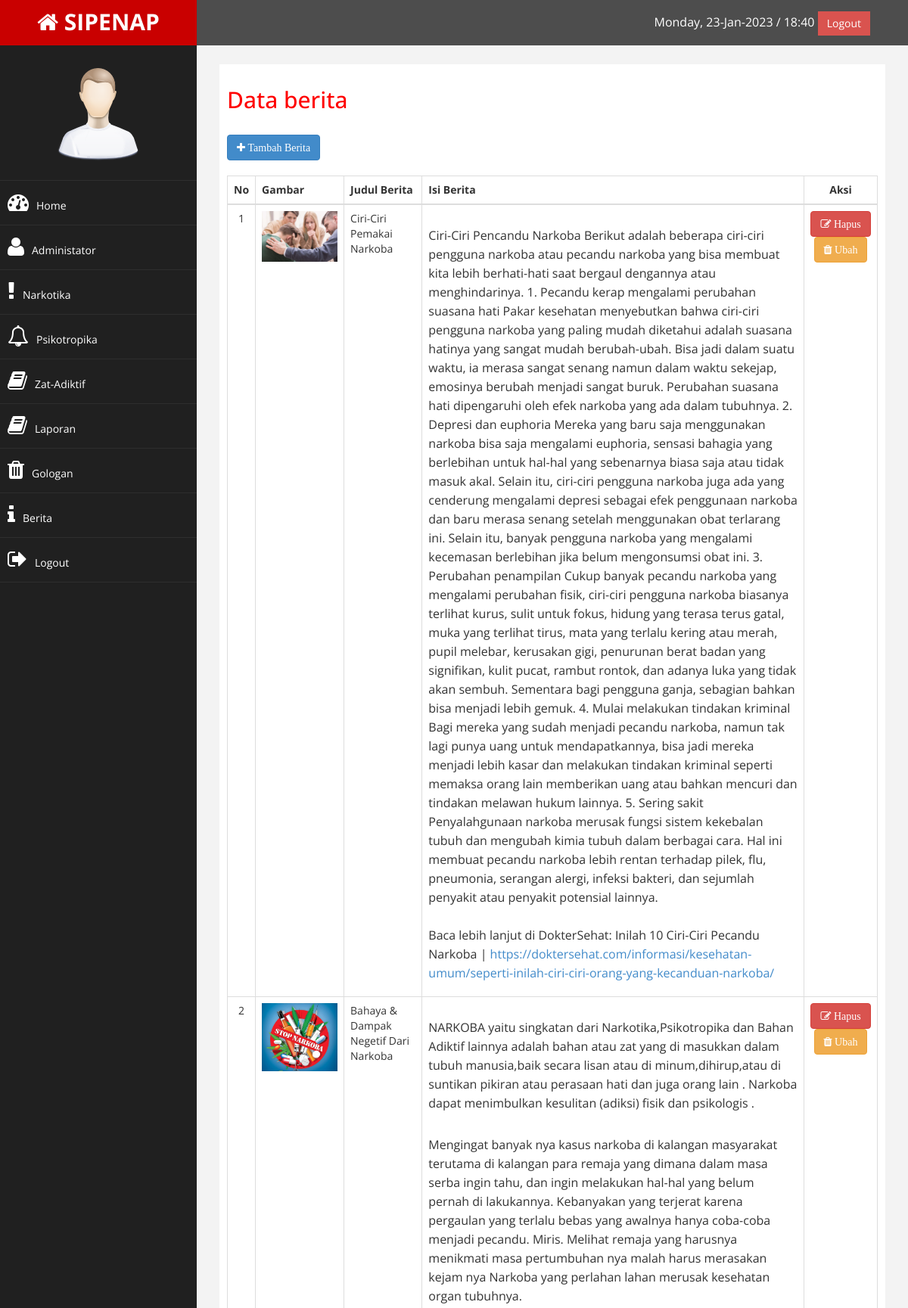
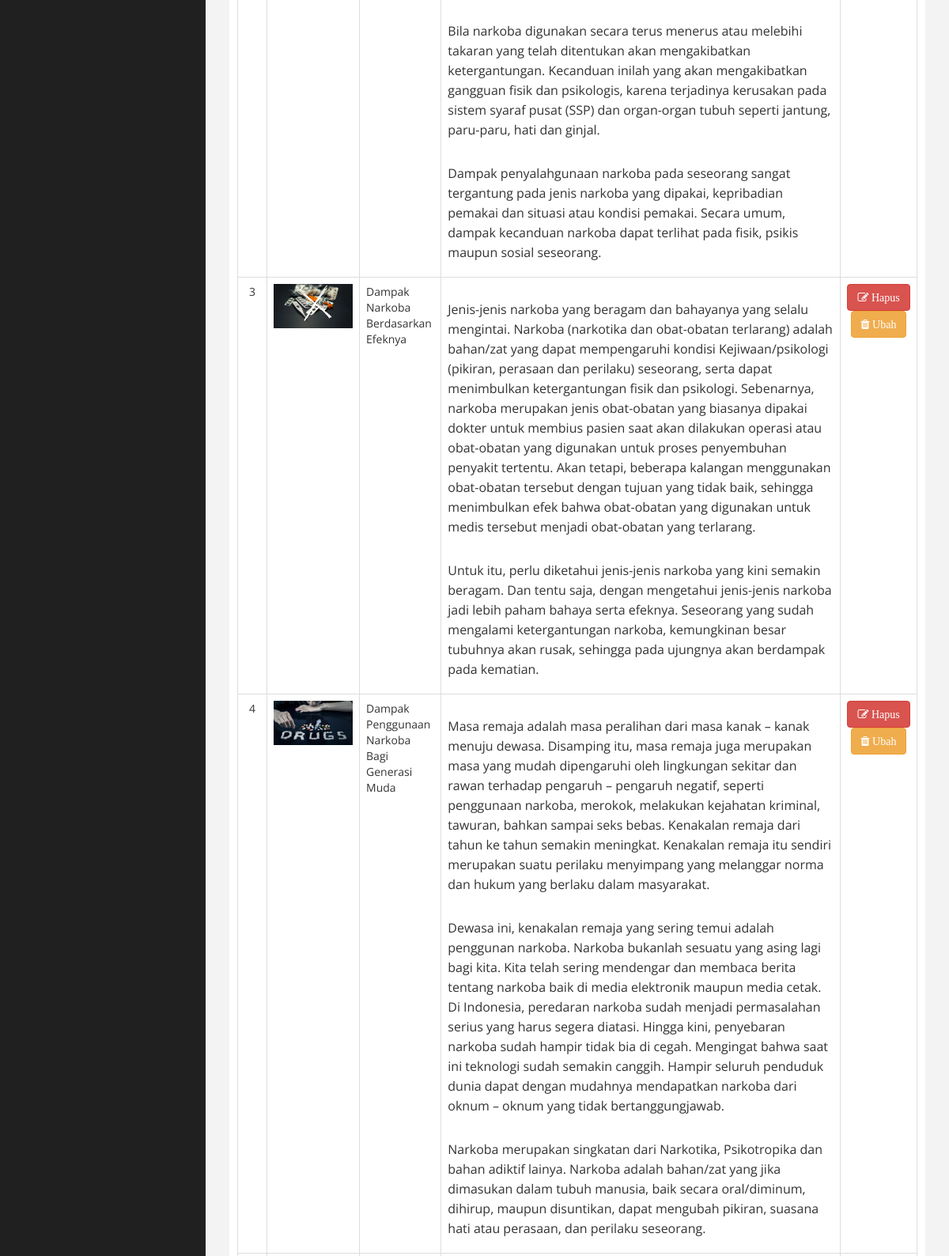
Page /admin/index.php?halaman=berita (signed in, upper part) on the committed database (2 pictures, top to bottom).
### tables this page shows
CREATE TABLE `berita` (
  `id_berita` int(11) NOT NULL,
  `judul` varchar(255) NOT NULL,
  `isi_berita` text NOT NULL,
  `gambar` text NOT NULL
);

### admin/berita/berita.php (the view)
<h2>Data berita</h2><br>
<a href="index.php?halaman=tambah_berita" class="btn btn-primary"><i class="fa fa-plus"> Tambah Berita</i></a></a><br><br>
<table class="table table-bordered">
  <thead>
    <tr>
      <th class="text-center">No</th>
      <th>Gambar</th>
      <th>Judul Berita</th>
      <th>Isi Berita</th>
      <th class="text-center">Aksi</th>
    </tr>
  </thead>
  <tbody>
    <?php $nomor = 1; ?>
    <?php $ambil = $koneksi->query("SELECT * FROM berita"); ?>
    <?php while($pecah = $ambil->fetch_assoc()) { ?>
      <tr>
        <td class="text-center"><?php echo $nomor; ?></td>
        <td><img src="../images/<?php echo $pecah["gambar"]; ?>" width="100"></td>
        <td><?php echo $pecah["judul"]; ?></td>
        <td><?php echo $pecah["isi_berita"]; ?></td>
        <td class="text-center">
          <a onclick="return confirm('Yakin Hapus Data ini?')" href="index.php?halaman=hapus_berita&id=<?php echo $pecah['id_berita']; ?>" class="btn btn-danger"><i class="fa fa-edit"> Hapus</i></a>
          <a href="index.php?halaman=ubah_berita&id=<?php echo $pecah['id_berita']; ?>" class="btn btn-warning"> <i class="fa fa-trash"> Ubah</i></a>
        </td>
      </tr>
    <?php $nomor++; ?>
    <?php } ?>
  </tbody>
</table>

### admin/assets/css/custom.css (style rules this page uses)
body { font-family: 'Open Sans', sans-serif; }
.text-center { text-align:center; }
h2 { color: #f00; }
p { font-size:16px; line-height:25px; padding-top:20px; }

### rows in the picture
berita: gambar (picture), judul "Ciri-Ciri Pemakai Narkoba", isi_berita "Ciri-Ciri Pencandu Narkoba Berikut adalah beberapa ciri-ciri pengguna narkoba atau pecandu narkoba yang bisa membuat kita lebih berhati-hati saat bergaul dengannya atau menghindarinya. 1. Pecandu kerap mengalami perubahan suasana hati Pakar kesehatan menyebutkan bahwa ciri-ciri pengguna narkoba yang paling mudah diketahui adalah suasana hatinya yang sangat mudah berubah-ubah. Bisa jadi dalam suatu waktu, ia merasa sangat senang namun dalam waktu sekejap, emosinya berubah menjadi sangat buruk. Perubahan suasana hati dipengaruhi oleh efek narkoba yang ada dalam tubuhnya. 2. Depresi dan euphoria Mereka yang baru saja menggunakan narkoba bisa saja mengalami euphoria, sensasi bahagia yang…"
berita: gambar (picture), judul "Bahaya & Dampak Negetif Dari Narkoba", isi_berita "NARKOBA yaitu singkatan dari Narkotika,Psikotropika dan Bahan Adiktif lainnya adalah bahan atau zat yang di masukkan dalam tubuh manusia,baik secara lisan atau di minum,dihirup,atau di suntikan pikiran atau perasaan hati dan juga orang lain . Narkoba dapat menimbulkan kesulitan (adiksi) fisik dan psikologis . Mengingat banyak nya kasus narkoba di kalangan masyarakat terutama di kalangan para remaja yang dimana dalam masa serba ingin tahu, dan ingin melakukan hal-hal yang belum pernah di lakukannya. Kebanyakan yang terjerat karena pergaulan yang terlalu bebas yang awalnya hanya coba-coba menjadi pecandu. Miris. Melihat remaja yang harusnya menikmati masa pertumbuhan nya malah harus merasakan…"
berita: gambar (picture), judul "Dampak Narkoba Berdasarkan Efeknya", isi_berita "Jenis-jenis narkoba yang beragam dan bahayanya yang selalu mengintai. Narkoba (narkotika dan obat-obatan terlarang) adalah bahan/zat yang dapat mempengaruhi kondisi Kejiwaan/psikologi (pikiran, perasaan dan perilaku) seseorang, serta dapat menimbulkan ketergantungan fisik dan psikologi. Sebenarnya, narkoba merupakan jenis obat-obatan yang biasanya dipakai dokter untuk membius pasien saat akan dilakukan operasi atau obat-obatan yang digunakan untuk proses penyembuhan penyakit tertentu. Akan tetapi, beberapa kalangan menggunakan obat-obatan tersebut dengan tujuan yang tidak baik, sehingga menimbulkan efek bahwa obat-obatan yang digunakan untuk medis tersebut menjadi obat-obatan yang…"
berita: gambar (picture), judul "Dampak Penggunaan Narkoba Bagi Generasi Muda", isi_berita "Masa remaja adalah masa peralihan dari masa kanak – kanak menuju dewasa. Disamping itu, masa remaja juga merupakan masa yang mudah dipengaruhi oleh lingkungan sekitar dan rawan terhadap pengaruh – pengaruh negatif, seperti penggunaan narkoba, merokok, melakukan kejahatan kriminal, tawuran, bahkan sampai seks bebas. Kenakalan remaja dari tahun ke tahun semakin meningkat. Kenakalan remaja itu sendiri merupakan suatu perilaku menyimpang yang melanggar norma dan hukum yang berlaku dalam masyarakat. Dewasa ini, kenakalan remaja yang sering temui adalah penggunan narkoba. Narkoba bukanlah sesuatu yang asing lagi bagi kita. Kita telah sering mendengar dan membaca berita tentang narkoba baik di…"
